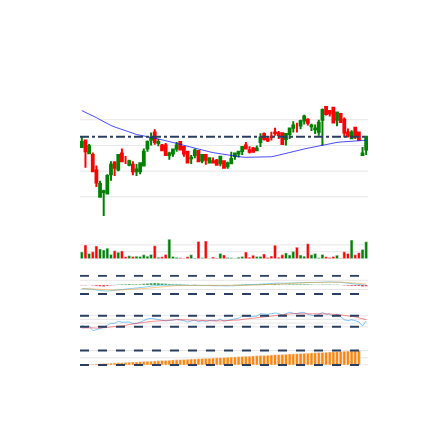

Source (notebook cell):
### Code cell
plotter(df.iloc[79:79*2], 448, 448)
